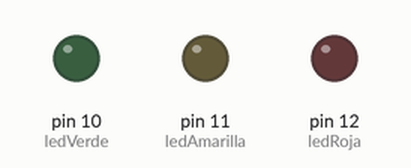
The sketch below on a simulated Arduino Uno, built with avr-gcc and run on an emulated ATmega328P. On the bench: output pins drawn as LEDs (lit = HIGH).

Above: at 0.05 s.
At 3.15 s:
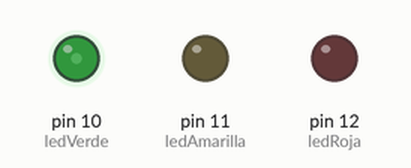
At 6.25 s:
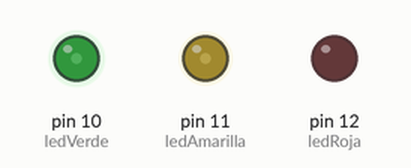
At 15.25 s:
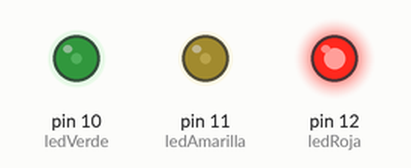
Timing chart, 0 to 19.9 s (numbered marks = the images above):
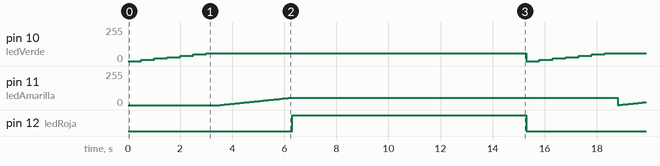

The sketch:

06-LucesLuminosidadVariable.ino
```cpp
int ledVerde = 10;
int ledAmarilla = 11;
int ledRoja = 12;

void setup()
{
    pinMode(ledVerde, OUTPUT);
    pinMode(ledAmarilla, OUTPUT);
    pinMode(ledRoja, OUTPUT);
}

void loop()
{
    // Primero se enciende la luz verde
    for (int luminosidad = 0; luminosidad <= 60; luminosidad = luminosidad + 10) // Vamos de 10 en 10 desde 0 hasta 60
    {
        analogWrite(ledVerde, luminosidad);
        delay(500);
    }

    // Después se enciende la luz amarilla
    for (int i = 0; i <= 55; i++) // Vamos de 1 en 1 desde 0 hasta 60
    {
        analogWrite(ledAmarilla, i);
        delay(50);
    }

    // Por último se enciende la luz roja
    digitalWrite(ledRoja, HIGH);
    delay(9000);
    digitalWrite(ledRoja, LOW);
}
```

Measured:
- by itself, pin 11 (ledAmarilla): ramps from 0/255 to 55/255 and jumps back, once every 15.3 s
- by itself, pin 12 (ledRoja): alternates HIGH for 9.0 s and LOW for 6.3 s
- by itself, pin 10 (ledVerde): repeats every 15.3 s: 20/255 0.50 s, 30/255 0.50 s, 40/255 0.50 s, 50/255 0.50 s, 60/255 12.3 s, 0/255 0.50 s, 10/255 0.50 s
